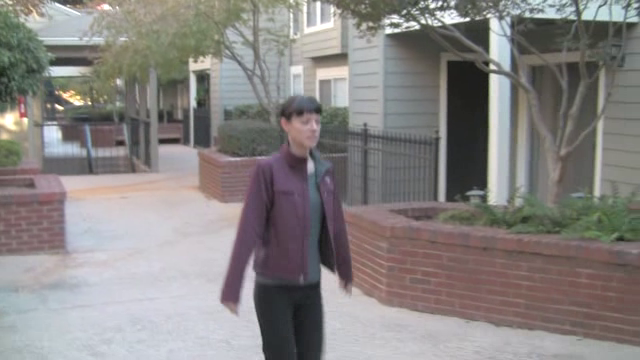
#> input picture frame 25 of girl.avi, 640 x 360 px, given in place of regular_outdoor_origin.avi, which was not available
$ python ref_metric.py
#> lines starting #> are read from the running program, lines starting #| are printed output that depends on the picture; pictures that were not available may be replaced by others from this repository, and a replacement may not be noted
import os
import sys
import numpy as np
import cv2
import math
import pdb
import matplotlib.pyplot as plt

def metrics(in_src, out_src):
    vid_src = cv2.VideoCapture(in_src)
    vid_dst = cv2.VideoCapture(out_src)
    Nframe = int(vid_dst.get(cv2.CAP_PROP_FRAME_COUNT))
    imgSize=(640,360)

    # Create brute-force matcher object
    bf = cv2.BFMatcher()

    # Apply the homography transformation if we have enough good matches
    MIN_MATCH_COUNT = 10 #10

    ratio = 0.7 #0.7
    thresh = 5.0 #5.0

    CR_seq = np.asarray([1])
    DV_seq = np.asarray([1])
    Pt = np.asarray([[1.0,0.0,0.0],[0.0,1.0,0.0],[0.0,0.0,1.0]])
    P_seq = []
    count = 1
    for f in range(Nframe):
        # Load the images in gray scale
        checkSrcFrame,srcFrame = vid_src.read()
        checkDstFrame,dstFrame = vid_dst.read()
        if not checkDstFrame or not checkSrcFrame:
            break
        srcFrame = cv2.resize(srcFrame,imgSize)
        dstFrame = cv2.resize(dstFrame,imgSize)
        img1 = cv2.cvtColor(srcFrame,cv2.COLOR_BGR2GRAY)
        img1o = cv2.cvtColor(dstFrame,cv2.COLOR_BGR2GRAY)

        # img1 = cv2.imread(in_src + f, 0)
        # img1o = cv2.imread(out_src + f, 0)

        src_pts = cv2.goodFeaturesToTrack(img1, maxCorners=200, qualityLevel=0.01,
                                                     minDistance=30, blockSize=3)
        dst_pts, status, err = cv2.calcOpticalFlowPyrLK(img1,img1o,src_pts,None)
        i = np.where(status==1)[0]
        src_pts = src_pts[i]
        dst_pts = dst_pts[i]

        M, _ = cv2.findHomography(src_pts, dst_pts, cv2.RANSAC)

        # [25 lines of commented-out code are left out]
        sx = M[0, 0]
        sy = M[1, 1]
        scaleRecovered = math.sqrt(sx*sy)

        w, _ = np.linalg.eig(M[0:2,0:2])
        w = np.sort(w)[::-1]
        DV = w[1]/w[0]
        #pdb.set_trace()

        CR_seq = np.concatenate((1.0/CR_seq, [scaleRecovered]), axis=0)
        DV_seq = np.concatenate((DV_seq, [DV]), axis=0)


        # For Stability score calculation
        if f > 0:
            # [18 lines of commented-out code are left out]
            prevFtp = cv2.goodFeaturesToTrack(img2o, maxCorners=300, qualityLevel=0.01,
                                                     minDistance=30, blockSize=3)
            curFtp, status, err = cv2.calcOpticalFlowPyrLK(img2o,img1o,prevFtp,None)
            i = np.where(status==1)[0]
            prevFtp = prevFtp[i]
            curFtp = curFtp[i]

            M,_ = cv2.findHomography(prevFtp, curFtp, cv2.RANSAC)

            P_seq.append(np.matmul(Pt, M))
            Pt = np.matmul(Pt, M)
        # sys.stdout.write('\rFrame: ' + str(count) + '/' + str(len(frameList)))
        # sys.stdout.flush()
        count += 1
        img2o = img1o.copy()
#> this loop made 31 passes
#> DV_seq on passes 1 to 8: [1, 1], [1, 1, 1], [1, 1, 1, 1], [1, 1, 1, 1, 1], [1, 1, 1, 1, 1, 1], [1, 1, 1, 1, 1, 1, 1], [1, 1, 1, 1, 1, 1, 1, 1], [1, 1, 1, 1, 1, 1, 1, 1, 1]
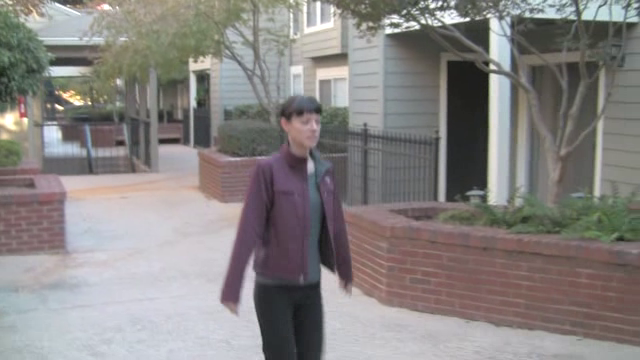
#> input picture frame 25 of girl.avi, 640 x 360 px, given in place of regular_outdoor_origin.avi, which was not available
#> pass 1, in metrics, `img1 = cv2.cvtColor(srcFrame,cv2.COLOR_BGR2GRAY)`:
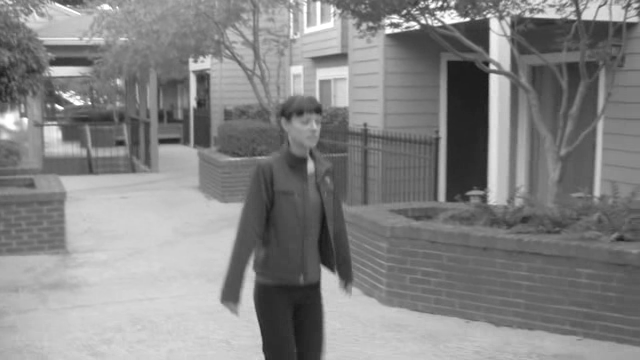
#> img1: shape (360, 640); min 22, max 255, mean 132.9
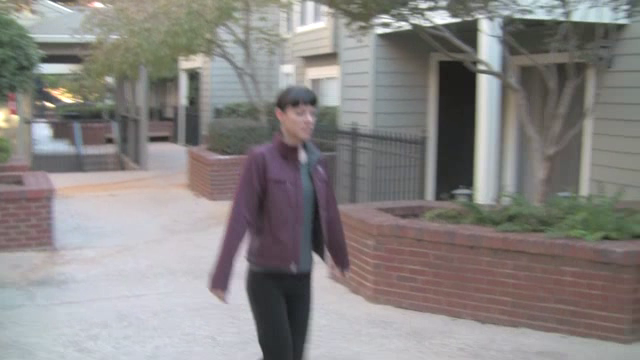
#> input picture frame 26 of girl.avi, 640 x 360 px, given in place of regular_outdoor_origin.avi, which was not available
#> pass 2, in metrics, `img1 = cv2.cvtColor(srcFrame,cv2.COLOR_BGR2GRAY)`:
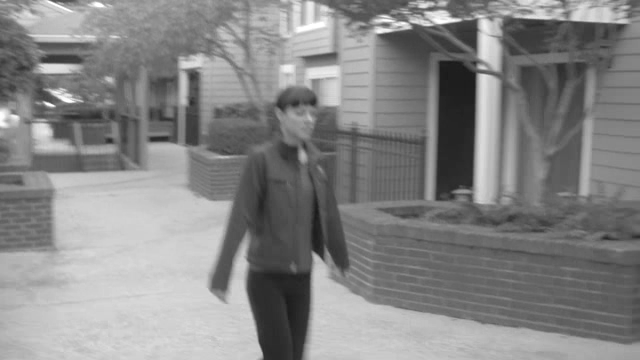
#> img1: shape (360, 640); min 25, max 255, mean 134.2
#> pass 3, in metrics, `checkSrcFrame,srcFrame = vid_src.read()`:
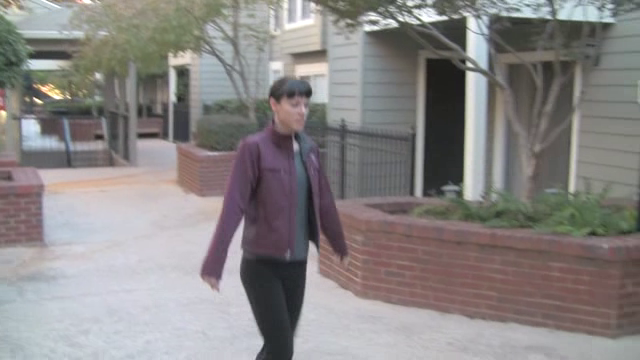
#> srcFrame: shape (360, 640, 3); mean B, G, R 132.4, 133.2, 137.1
#> pass 3, in metrics, `img1 = cv2.cvtColor(srcFrame,cv2.COLOR_BGR2GRAY)`:
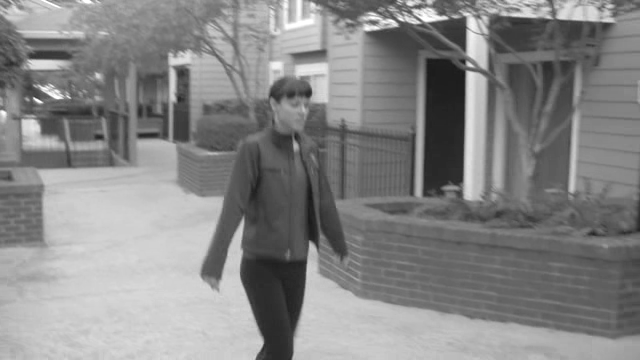
#> img1: shape (360, 640); min 23, max 255, mean 134.2
#> after the loop:
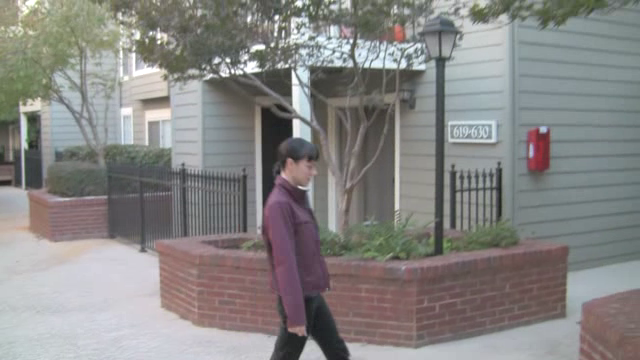
#> dstFrame: shape (360, 640, 3); mean B, G, R 132, 133.6, 135.2
#> after the loop:
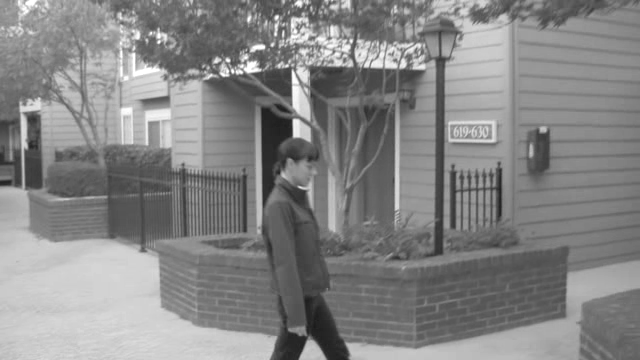
#> img1: shape (360, 640); min 26, max 255, mean 133.9
#> after the loop, CR_seq = 31 values, max 1 at index 8, min 1 at index 14, mean 1; P_seq = 29 items; count = 31

    #end

    # Make 1D temporal signals
    P_seq_t = np.asarray([1])
    P_seq_r = np.asarray([1])

    #pdb.set_trace()
    for Mp in P_seq:
        sx = Mp[0, 0]
        sy = Mp[1, 1]
        c = Mp[0, 2]
        f = Mp[1, 2]
        #w, _ = np.linalg.eig(Mp[0:2,0:2])
        #w = np.sort(w)[::-1]
        #DV = w[1]/w[0]
        transRecovered = math.sqrt(c*c + f*f)
        thetaRecovered = math.atan2(sx, sy) * 180 / math.pi
        #thetaRecovered = DV
        P_seq_t = np.concatenate((P_seq_t, [transRecovered]), axis=0)
        P_seq_r = np.concatenate((P_seq_r, [thetaRecovered]), axis=0)

    P_seq_t = np.delete(P_seq_t, 0)
    P_seq_r = np.delete(P_seq_r, 0)

    # FFT
    fft_t = np.fft.fft(P_seq_t)
    fft_r = np.fft.fft(P_seq_r)
    fft_t = abs(fft_t)**2
    fft_r = abs(fft_r)**2
    # [5 lines of commented-out code are left out]
    fft_t = np.delete(fft_t, 0)
    fft_r = np.delete(fft_r, 0)
    fft_t = fft_t[:int(len(fft_t)/2)]
    fft_r = fft_r[:int(len(fft_r)/2)]

    SS_t = np.sum(fft_t[:5])/np.sum(fft_t)
    SS_r = np.sum(fft_r[:5])/np.sum(fft_r)

    # Delete initialized entry
    CR_seq = np.delete(CR_seq, 0)
    DV_seq = np.delete(DV_seq, 0)

    # Print results
    print('\n***Last H:')
    print(M)
    print('***Cropping ratio (Avg, Min):')
    print( str.format('{0:.4f}', np.min([np.mean(CR_seq), 1])) +' | '+ str.format('{0:.4f}', np.min([CR_seq.min(), 1])) )
    print('***Distortion value:')
    print(str.format('{0:.4f}', np.absolute(DV_seq.min())) )
    print('***Stability Score (Avg, Trans, Rot):')
    print(str.format('{0:.4f}',  (SS_t+SS_r)/2) +' | '+ str.format('{0:.4f}', SS_t) +' | '+ str.format('{0:.4f}', SS_r) )

if __name__ == '__main__':
    src = '/media/thienpm/DATA/video_stabilization_result/video_result/regular_outdoor_origin.avi'
    dst = '/media/thienpm/DATA/video_stabilization_result/video_result/regular_outdoor_thesis.avi'
    metrics(in_src=src, out_src=dst)

$ run again, starting later in the video
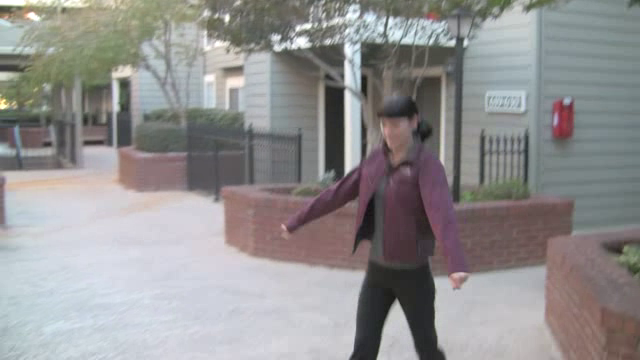
#> input picture frame 112 of girl.avi, 640 x 360 px, given in place of regular_outdoor_origin.avi, which was not available
#> the loop in metrics, `for f in range(Nframe):` made 31 passes
#> DV_seq on passes 1 to 8: [1, 1], [1, 1, 1], [1, 1, 1, 1], [1, 1, 1, 1, 1], [1, 1, 1, 1, 1, 1], [1, 1, 1, 1, 1, 1, 1], [1, 1, 1, 1, 1, 1, 1, 1], [1, 1, 1, 1, 1, 1, 1, 1, 1]
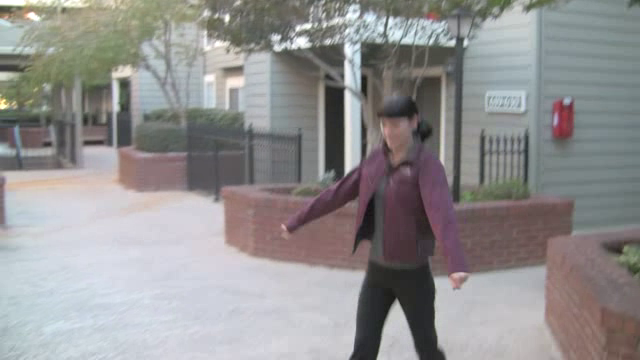
#> input picture frame 112 of girl.avi, 640 x 360 px, given in place of regular_outdoor_origin.avi, which was not available
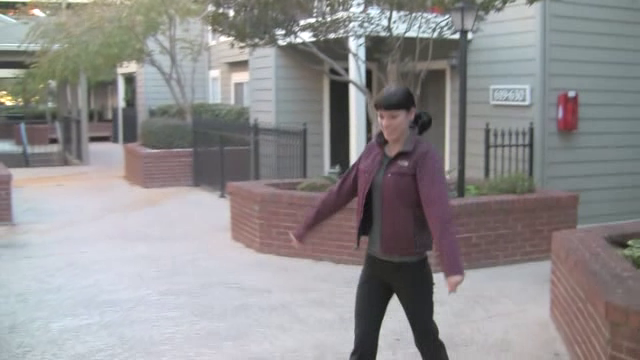
#> input picture frame 113 of girl.avi, 640 x 360 px, given in place of regular_outdoor_origin.avi, which was not available
#> after the loop in metrics, `for f in range(Nframe):`:
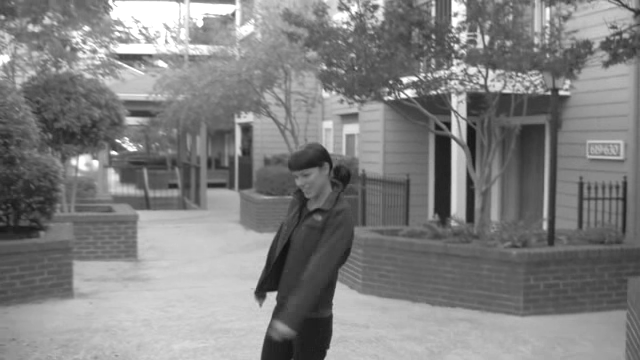
#> img1: shape (360, 640); min 15, max 255, mean 129.3
#> after the loop in metrics, `for f in range(Nframe):`: CR_seq = 31 values, max 1 at index 19, min 1 at index 15, mean 1; P_seq = 29 items; count = 31
